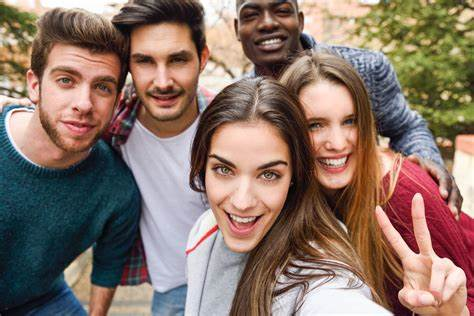
#> input picture Daily coding/14.08.2024/face.jpeg, 474 x 316 px
$ jupyter execute object.ipynb
#> lines starting #> are read from the running program, lines starting #| are printed output that depends on the picture; after the words box and inside, x2 and y2 are one past the last pixel; in counts of white or black regions, pixels touching at a corner belong together
[cell 1]
# Import the necessary libraries
import cv2
import matplotlib.pyplot as plt

# Load the pretrained classifier of haar cascade classifier
face_cascade = cv2.CascadeClassifier(cv2.data.haarcascades + 'haarcascade_frontalface_default.xml')

# Upload an image for test
image = cv2.imread('face.jpeg')
#> image is the input picture: shape (316, 474, 3); mean B, G, R 105, 116.6, 138.8

# Check if the image was loaded successfully
if image is None:
    print("Error: Could not load image.")
else:
    # Convert the image to grayscale
    grey_image = cv2.cvtColor(image, cv2.COLOR_BGR2GRAY)
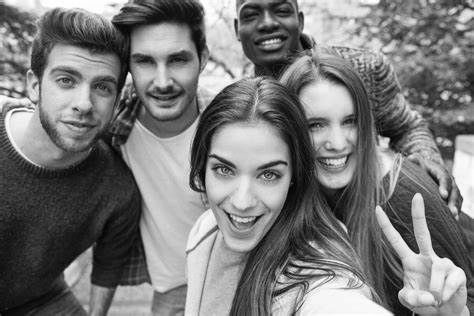
#> grey_image: shape (316, 474); min 0, max 255, mean 121.9

    # Detect faces in the image
    faces = face_cascade.detectMultiScale(grey_image, scaleFactor=1.1, minNeighbors=5, minSize=(30, 30))
#> faces = [[291, 93, 82, 82], [115, 25, 97, 97], [30, 42, 107, 107], [188, 127, 118, 118]]

    print(f"No of faces detected: {len(faces)}")
#| No of faces detected: 4

    # Draw rectangles around detected faces
    for (x, y, w, h) in faces:
        cv2.rectangle(image, (x, y), (x + w, y + h), (255, 0, 0), 2)
#> this loop made 4 passes
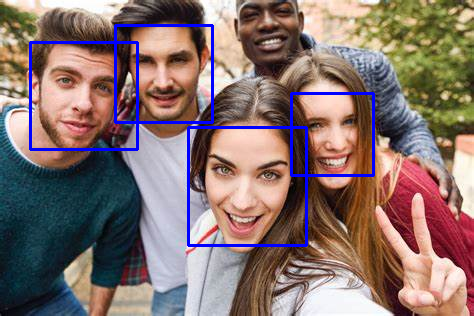
#> image: shape (316, 474, 3); 3.2% of pixels changed, all inside (x1, y1, x2, y2) = (29, 24, 375, 247)

    # Convert the image from BGR to RGB for displaying with matplotlib
    img_rgb = cv2.cvtColor(image, cv2.COLOR_BGR2RGB)
    plt.imshow(img_rgb)
    plt.axis('off')
    plt.show()
